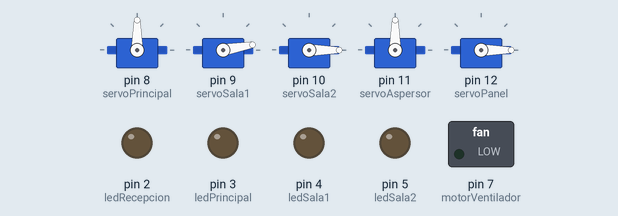
Simulated run of this sketch. Board: Arduino Uno, built with avr-gcc and run on an emulated ATmega328P. On the bench: 5 × servo, switched loads named in the sketch (green lamp = pin HIGH), output pins drawn as LEDs (lit = HIGH).

Above: at 0.1 s.
At 2.1 s:
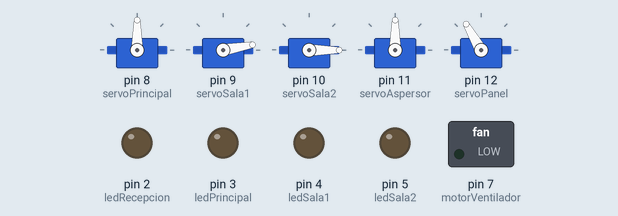
At 5.1 s:
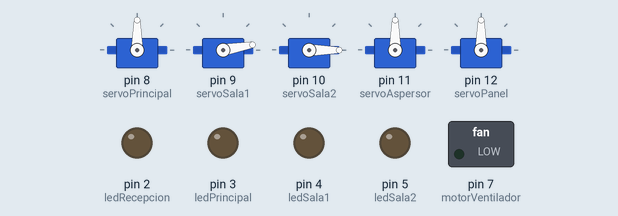
At 11.1 s:
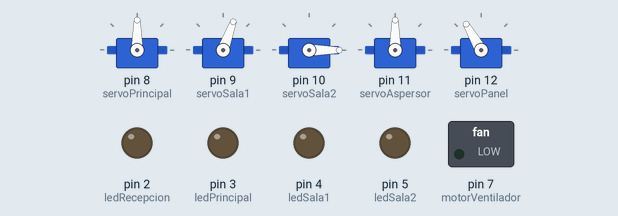
Timing chart, 0 to 12.6 s (numbered marks = the images above):
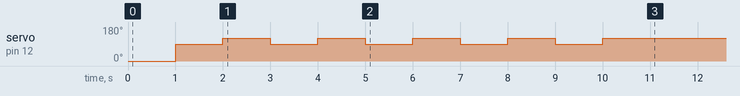

The sketch:

yyyEjemplo.ino
```cpp
        #include <Servo.h>
//#########################################################
//                CONFIGURACION
//
// Declaramos las variables para controlar los servos.
// Puerta recepción.
Servo serPrincipal;
// Puerta sala 1.
Servo serSala1;
// Puerta sala 2.
Servo serSala2;
// Aspersor.
Servo serAspersor;
// Panel.
Servo serPanel;

// Variable para el movimiento del Aspersor.
int pos = 0;
// Asignamos los puertos a los LEDs y Servomotores.
const int ledRecepcion = 2;
const int ledPrincipal = 3;
const int ledSala1 = 4;
const int ledSala2 = 5;
const int motorVentilador = 7;
const int servoPrincipal = 8;
const int servoSala1 = 9;
const int servoSala2 = 10;
const int servoAspersor = 11;
const int servoPanel = 12;
int tiempo = 1000;

void iluminacion_desactivar(int led);
void iluminacion_activar(int led);
void puerta_abrir(int puerta);
void puerta_cerrar(int puerta);
void ventilador_activar();
void ventilador_desactivar();
void panel_encender();
void panel_apagar();
void panel_girar(int grados);
void aspersor_activar();
void aspersor_desactivar();
//#########################################################

int x;
int veces;
int y;

void setup() {
  // Iniciamos el monitor serie para mostrar el resultado.
  Serial.begin(9600);

  // Asignamos los servomotores a los puertos.
  serPrincipal.attach(servoPrincipal);
  serSala1.attach(servoSala1);
  serSala2.attach(servoSala2);
  serAspersor.attach(servoAspersor);
  serPanel.attach(servoPanel);

  // Definimos los pines como salida.
  pinMode(ledRecepcion, OUTPUT);
  pinMode(ledPrincipal, OUTPUT);
  pinMode(ledSala1, OUTPUT);
  pinMode(ledSala2, OUTPUT);
  pinMode(motorVentilador, OUTPUT);

  digitalWrite(ledRecepcion, LOW);
  digitalWrite(ledPrincipal, LOW);
  digitalWrite(ledSala1, LOW);
  digitalWrite(ledSala2, LOW);
  digitalWrite(motorVentilador, LOW);

  // Puerta principal (90 cerrado y 150 abierto).
  serPrincipal.write(90);
  // Puerta sala 1 (10 cerrado y 70 abierto).
  serSala1.write(10);
  // Puerta sala 2 (0 cerrado y 80 abierto).
  serSala2.write(0);
  // Panel (rango de 0 a 180).
  serPanel.write(0);

  // Esperamos 1 segundo.
  delay(tiempo);

  //INICIO CODIGO GENERADO EN COMPILADOR

 x=2;
 veces=5;
 y=4;
 for(int i = 0; i<5; i++){
panel_encender();

panel_girar(120);

}
puerta_abrir(2);


}
void loop() {
// Código que se repite:

}
/*
###############################################
ILUMINACION

1 --> Recepcion
2 --> Principal
3 --> Sala1
4 --> Sala2

PUERTA
1 --> Recepcion
2 --> Sala1
3 --> Sala2
###############################################

*/

void iluminacion_desactivar(int led) {
  switch (led) {
    case 1:
      digitalWrite(ledRecepcion, LOW);
      break;

    case 2:
      digitalWrite(ledPrincipal, LOW);
      break;
    case 3:
      digitalWrite(ledSala1, LOW);
      break;
    case 4:
      digitalWrite(ledSala2, LOW);
      break;
  }
  delay(tiempo);
}
void iluminacion_activar(int led) {
  switch (led) {
    case 1:
      digitalWrite(ledRecepcion, HIGH);
      break;

    case 2:
      digitalWrite(ledPrincipal, HIGH);
      break;
    case 3:
      digitalWrite(ledSala1, HIGH);
      break;
    case 4:
      digitalWrite(ledSala2, HIGH);
      break;
  }
  delay(tiempo);
}
void puerta_abrir(int puerta) {
  switch (puerta) {
    case 1:
      // Puerta principal (90 cerrado y 150 abierto).
      serPrincipal.write(150);
      break;
    case 2:
      // Puerta sala 1 (10 cerrado y 70 abierto).
      serSala1.write(70);
      break;
    case 3:
      // Puerta sala 2 (0 cerrado y 80 abierto).
      serSala2.write(80);
      break;
  }
  delay(tiempo);
}
void puerta_cerrar(int puerta) {
  switch (puerta) {
    case 1:
      // Puerta principal (90 cerrado y 150 abierto).
      serPrincipal.write(90);
      break;
    case 2:
      // Puerta sala 1 (10 cerrado y 70 abierto).
      serSala1.write(10);
      break;
    case 3:
      // Puerta sala 2 (0 cerrado y 80 abierto).
      serSala2.write(0);
      break;
  }
  delay(tiempo);
}
void ventilador_activar() {
  digitalWrite(motorVentilador, HIGH);
  delay(tiempo+1000);
}
void ventilador_desactivar() {
  digitalWrite(motorVentilador, LOW);
  delay(tiempo);
}
void panel_encender() {
  // Panel (rango de 0 a 180).
  serPanel.write(90);
  delay(tiempo);
}
void panel_apagar() {
  // Panel (rango de 0 a 180).
  serPanel.write(0);
  delay(tiempo);
}
void panel_girar(int grados) {
  // Panel (rango de 0 a 180).
  serPanel.write(grados);
  delay(tiempo);
}
void aspersor_activar() {
  // Aspersor.
  for (pos = 0; pos <= 180; pos += 10) {
    serAspersor.write(pos);
    delay(tiempo);
  }


  for (pos = 180; pos <= 0; pos += 10) {
    serAspersor.write(pos);
    delay(tiempo);
  }
}
void aspersor_desactivar() {
  serAspersor.write(0);
  delay(tiempo);
}
```
